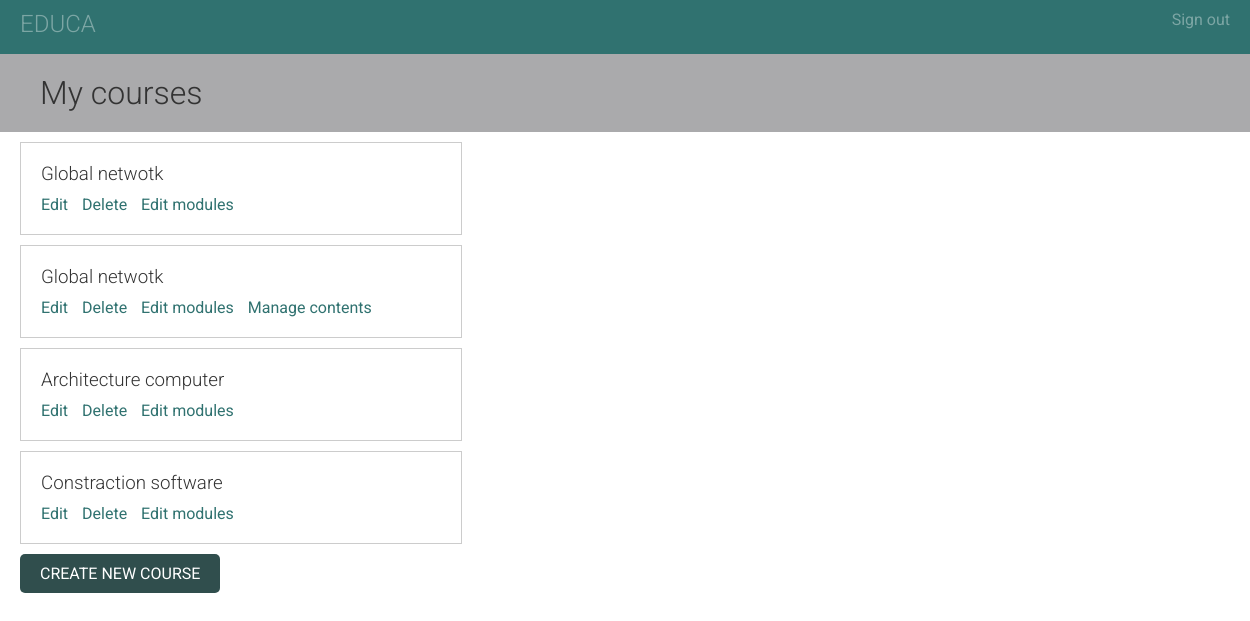
The page /course/mine/ (signed in) on the database as committed earlier.
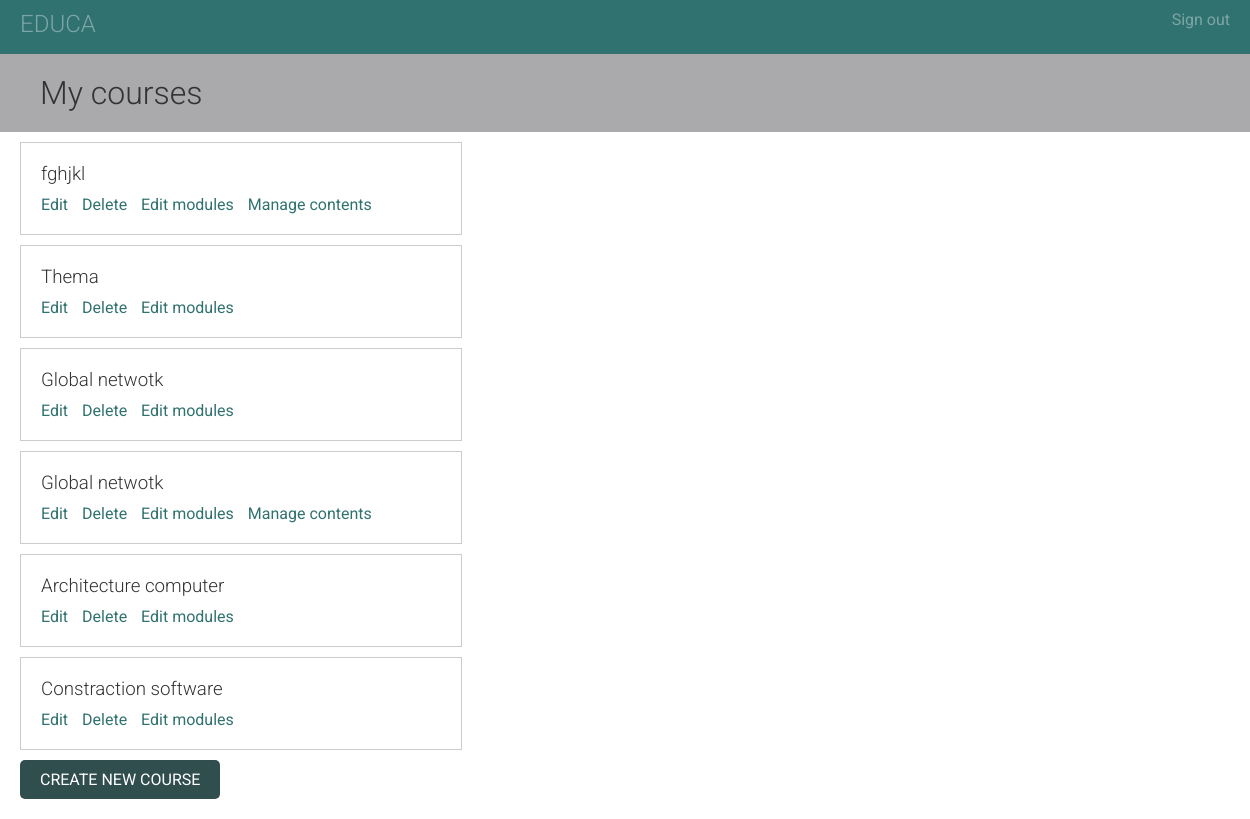
The same page on the database as committed later.
### courses/models.py (models this page shows, shortened)
class Course(models.Model):
    owner = models.ForeignKey(User,
                              related_name='courses_created',
                              on_delete=models.CASCADE)
    subject = models.ForeignKey(Subject,
                                related_name='courses',
                                on_delete=models.CASCADE)
    title = models.CharField(max_length=200)
    slug = models.SlugField(max_length=200, unique=True)
    overview = models.TextField()
    created = models.DateTimeField(auto_now_add=True)
    students = models.ManyToManyField(User,
                                      related_name='courses_joined',
                                      blank=True)
    class Meta:
        ordering = ['-created']

### courses/views.py (the view)
# urls.py: path('mine/', views.ManageCourseListView.as_view(), name='manage_course_list'),
class ManageCourseListView(OwnerCourseMixin, ListView):
    template_name = 'courses/manage/course/list.html'

### courses/views.py (called while the page is built)
    def get_queryset(self):
        qs = super(OwnerMixin, self).get_queryset()
        return qs.filter(owner=self.request.user)

### templates/courses/manage/course/list.html (shortened to what this page needs)
{% extends "base.html" %}
{% block content %}
  <h1>My courses</h1>
  <div class="module">
    {% for course in object_list %}
      <div class="course-info">
        <h3>{{ course.title }}</h3>
        <p>
          <a href="{% url "course_edit" course.id %}">Edit</a>
          <a href="{% url "course_delete" course.id %}">Delete</a>
          <a href="{% url "course_module_update" course.id %}">Edit modules</a>
          {% if course.modules.count > 0 %}
            <a href="{% url "module_content_list" course.modules.first.id %}">Manage contents</a>
          {% endif %}
        </p>
      </div>
    {% empty %}
      <p>You haven't created any courses yet.</p>
    {% endfor %}
    <p>
      <a href="{% url "course_create" %}" class="button">Create new course</a>
    </p>
  </div>
{% endblock %}

### courses/templates/base.html (shortened to what this page needs)
{% load staticfiles %}
<!DOCTYPE html>
<html>
<head>
  <link href="{% static "css/base.css" %}" rel="stylesheet">
</head>
<body>
  <div id="header">
    <a href="/" class="logo">Educa</a>
    <ul class="menu">
      {% if request.user.is_authenticated %}
        <li><a href="{% url "logout" %}">Sign out</a></li>
      {% else %}
        <li><a href="{% url "login" %}">Sign in</a></li>
      {% endif %}
    </ul>
  </div>
  <div id="content">
    {% block content %}
    {% endblock %}
  </div>
</body>
</html>

### courses/static/css/base.css (style rules this page uses)
body { margin:0; font-family:'Roboto', sans-serif; font-weight:400; color:#333; }
a { color: #307270; text-decoration:none; }
ul { float:left; }
h1, h2, h3, h4, h5, h6 { font-family:'Roboto', sans-serif; font-weight:300; }
h1 { background:#AAAAAC; width:100%; overflow:auto; padding:20px 0 20px 40px; margin:0; }
.module { padding:10px 20px; float:left; width:600px; }
.module h3 { margin:20px 0 0; padding:0; width:100%; }
.module p { margin:10px 0 20px; width:100%; float:left; }
#header { background:#307270; overflow:auto; padding:10px 20px; border-bottom:6px solid #307270; }
#header .logo { text-decoration:none; font-family:'Roboto', sans-serif; font-weight:300; text-transform:uppercase; font-size:24px; color: rgba(255, 255, 255, 0.37); float:left; }
#header a { color:rgba(255, 255, 255, 0.37); }
#header .menu { list-style:none; float:right; margin:0; padding:0; }
input[type=submit], a.button { border-radius:5px; background:#304E4D; color:#fff; font-size:16px; text-transform:uppercase; border:none; padding:10px 20px; margin:20px 0; }
.course-info { border:1px solid #ccc; padding:0 20px; margin-bottom:10px; width:400px; overflow:auto; }
.course-info a { margin-right:10px; }

Rows that differ between the two databases and show on the page:
added Course: title "fghjkl", shows "Manage contents"
added Course: title "Thema"
